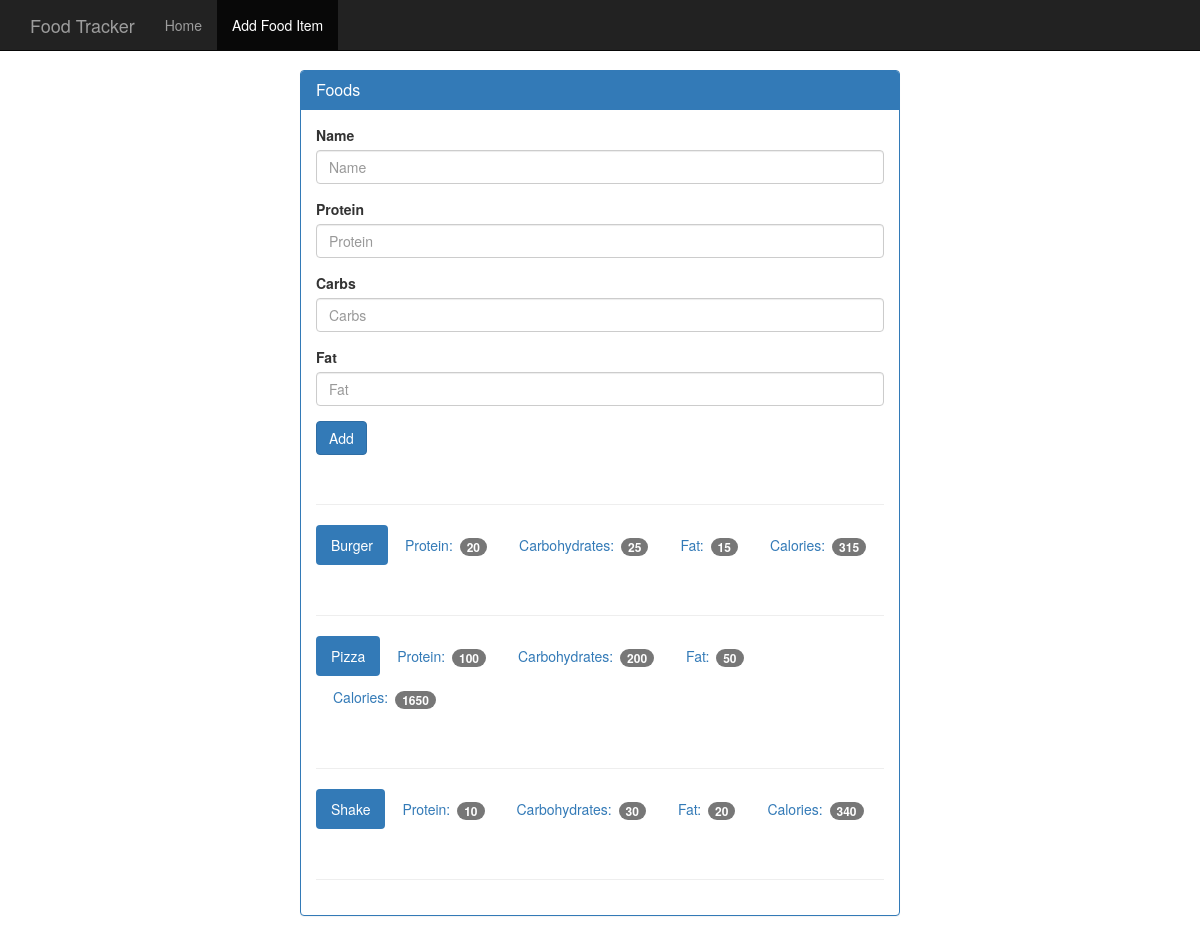
Before: /add_food with the older database file.
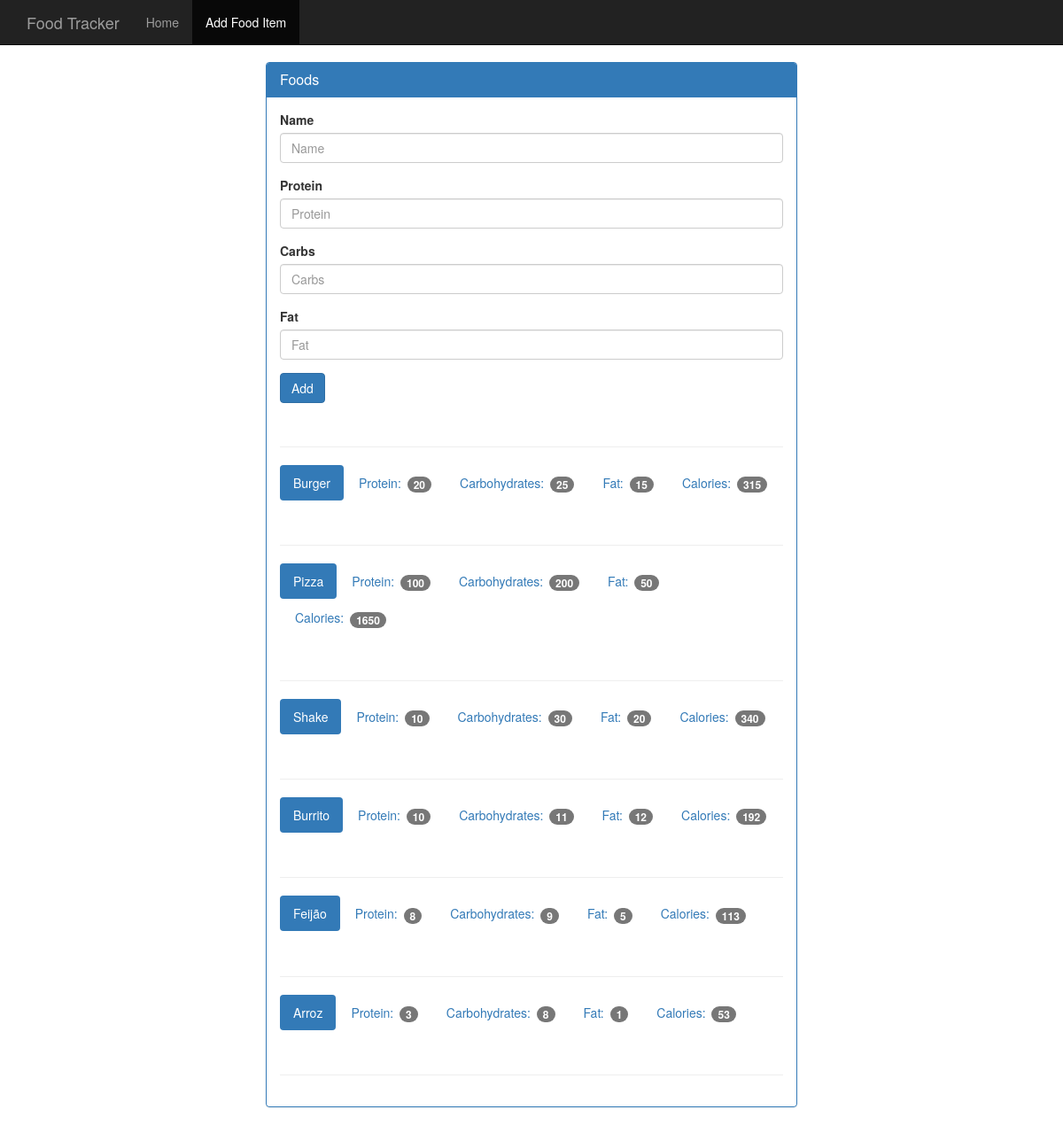
After: the same page with the newer database file.
### tables this page shows
CREATE TABLE foods (
    id         integer primary key autoincrement,
    name       text    not null,
    protein    integer not null,
    carbs      integer not null,
    fat        integer not null,
    calories   integer not null
);

### app.py (the view)
@app.route('/add_food', methods=['GET'])
def get_add_food():
    db = open_db()
    cur = db.execute(' select id, name, protein, carbs, fat, calories from foods order by id ')
    foods = cur.fetchall()
    return render_template('add_food.html', foods=foods)

### app.py (called while the page is built)
def connect_db():
    sql = sqlite3.connect('/home/mmlcasag/python/food_tracker/database/food_tracker.db')
    sql.row_factory = sqlite3.Row
    return sql

def open_db():
    if not hasattr(g, 'sqlite3_db'):
        g.sqlite3_db = connect_db()
    return g.sqlite3_db

### templates/add_food.html (shortened to what this page needs)
<!DOCTYPE html>
<html lang="en">
  <head>
    <link href="{{ url_for('static', filename='bootstrap.min.css') }}" rel="stylesheet">
    <link href="{{ url_for('static', filename='theme.css') }}" rel="stylesheet">
  </head>
  <body>
    <nav class="navbar navbar-inverse navbar-fixed-top">
      <div class="container">
        <div class="navbar-header">
          <a class="navbar-brand" href="#">Food Tracker</a>
        </div>
        <div id="navbar" class="navbar-collapse collapse">
          <ul class="nav navbar-nav">
            <li><a href="#">Home</a></li>
            <li class="active"><a href="#">Add Food Item</a></li>
          </ul>
        </div>
      </div>
    </nav>
    <div class="container theme-showcase col-sm-6 col-sm-offset-3" role="main">
      <div class="row">
        <div>
          <div class="panel panel-primary">
            <div class="panel-heading">
              <h3 class="panel-title">Foods</h3>
            </div>
            <div class="panel-body">
              <form method="POST" action="{{ url_for('get_add_food') }}">
                <div class="form-group">
                  <label for="name">Name</label>
                  <input type="text" class="form-control" id="name" name="name" placeholder="Name">
                </div>
                <div class="form-group">
                  <label for="protein">Protein</label>
                  <input type="number" class="form-control" id="protein" name="protein" placeholder="Protein">
                </div>
                <div class="form-group">
                  <label for="carbs">Carbs</label>
                  <input type="number" class="form-control" id="carbs" name="carbs" placeholder="Carbs">
                </div>
                <div class="form-group">
                  <label for="fat">Fat</label>
                  <input type="number" class="form-control" id="fat" name="fat" placeholder="Fat">
                </div>
                <button type="submit" class="btn btn-primary">Add</button>
              </form>
              <div class="page-header"></div>
              {% for food in foods %}
                <ul class="nav nav-pills" role="tablist">
                  <li class="active"><a>{{ food.name }}</a></li>
                  <li><a>Protein: <span class="badge">{{ food.protein }}</span></a></li>
                  <li><a>Carbohydrates: <span class="badge">{{ food.carbs }}</span></a></li>
                  <li><a>Fat: <span class="badge">{{ food.fat }}</span></a></li>
                  <li><a>Calories: <span class="badge">{{ food.calories }}</span></a></li>
                </ul>
                <div class="page-header"></div>
              {% endfor %}
            </div>
          </div>
        </div>
      </div>
    </div>
  </body>
</html>

### static/theme.css (style rules this page uses)
body { padding-top: 70px; padding-bottom: 30px; }

Changed rows visible on the page:
added foods: name "Burrito", protein "10", carbs "11", fat "12", calories "192"
added foods: name "Feijão", protein "8", carbs "9", fat "5", calories "113"
added foods: name "Arroz", protein "3", carbs "8", fat "1", calories "53"
